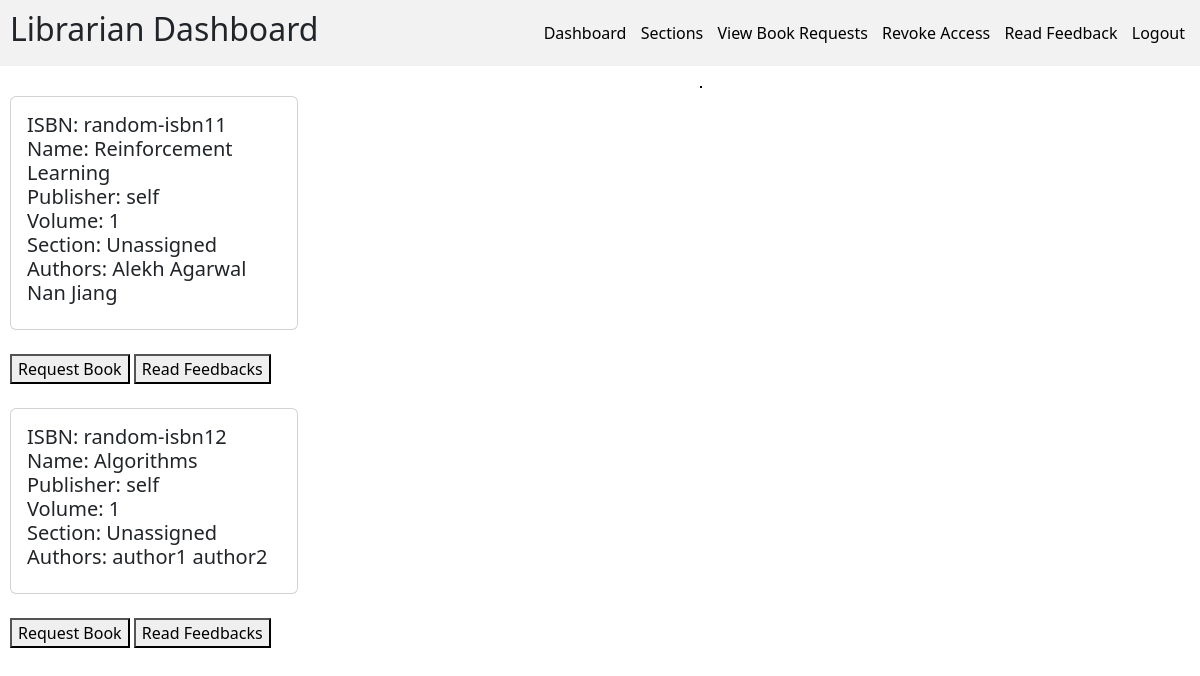
The page /requestBooks/search/ (signed in) on the database its author committed.
### models.py (models this page shows)
class BookModel(db.Model):
    __tablename__ = "book"
    id = Column(Integer, primary_key=True, autoincrement=True)
    isbn = Column(String(13), nullable=False, unique=True)
    name = Column(String(100), nullable=False)
    page_count = Column(Integer, nullable=False)
    content = Column(String, nullable=False)
    publisher = Column(String(100), nullable=False)
    volume = Column(Integer, nullable = False)
    section_id = Column(Integer, ForeignKey("section.id"), nullable=False)
    search_word = Column(String(500), nullable=False)
    price = Column(Integer, nullable=False)

class SectionModel(db.Model):
    __tablename__ = "section"
    id = Column(Integer, primary_key=True, autoincrement=True)
    name = Column(String(20), nullable=False, unique=True)
    date_created = Column(Date, nullable=False)
    description = Column(String(100), nullable=False)
    search_word = Column(String(150), nullable=False)

class BookAuthorModel(db.Model):
    __tablename__ = "book_author"
    book_id = Column(Integer, ForeignKey("book.id"), primary_key=True)
    author_name = Column(String(40), primary_key=True)
    search_word = Column(String(40), nullable=False)

### app.py (the view)
@app.route("/requestBooks/search/", methods=["GET"])
@login_required
def searchRequestBooks():
    book_authors = get_all_book_authors()
    search_word = request.args.get("search_word", default="")
    books = findBooks(search_word)
    user_info = UserInfoModel.query.filter_by(uid=current_user.id).first()
    if not user_info:
        flash("User info does not exist")
        return redirect("/")
    return render_template(
        "search_allBooks.html",
        books=books,
        book_authors=book_authors,
        role=user_info.role,
    )

### app.py (called while the page is built)
def raw(input: str) -> str:
    return input.lower().replace(" ", "")

def get_all_book_authors():
    return BookAuthorModel.query.all()

### blueprints/api.py (called while the page is built)
@login_manager.user_loader
def load_user(id):
    return UserLoginModel.query.get(id)

### templates/search_allBooks.html (shortened to what this page needs)
{% if role == "Librarian" %}
{% extends "librarianBase.html" %}
{% else %}
{% extends "generalBase.html" %}
{% endif %}
{% block content %}
<div>
    {% if not books: %}
    <h3>No matching Search results found!</h3>
    {% else %}
    {% for book in books: %}
    <div class="card" style="width: 18rem;">
        <div class="card-body">
            <h5>
                    ISBN: {{book.isbn}} <br>
                    Name: {{book.name}} <br>
                    Publisher: {{book.publisher}} <br>
                    Volume: {{book.volume}} <br>
                    Section: {{book.section_name}} <br>
                    Authors:
                    {% for book_author in book_authors %}
                        {% if book_author.book_id == book.id: %}
                        {{book_author.author_name}}
                        {% endif %}
                    {% endfor %}
        <br>
            </h5>
        </div>
    </div>
        <br>
        {% for issued_book_id in issued_book_ids if issued_book_id == book.id %}
        [Book already requested or issued] <br>
        {% else %}
        <a href="/requestBook?id={{book.id}}"><button>Request Book</button></a>
        <a href="/readFeedback?id={{book.id}}"><button>Read Feedbacks</button></a>
        <br>
        {% endfor %}
        <br>
    {% endfor %}
</div>
{% endif %}
{% endblock %}

### static/generalStyle.css (style rules this page uses)
html, body { margin: 0px; font-family: Ubuntu, system-ui, -apple-system, BlinkMacSystemFont, "Segoe UI", Roboto, Oxygen, Cantarell, "Open Sans", "Helvetica Neue", sans-serif; }

### rows shown on the page
BookModel: isbn "random-isbn11", name "Reinforcement Learning", publisher "self", volume "1", section_name "Unassigned"
BookAuthorModel: author_name "Alekh Agarwal"
BookAuthorModel: author_name "Nan Jiang"
BookModel: isbn "random-isbn12", name "Algorithms", publisher "self", volume "1", section_name "Unassigned"
BookAuthorModel: author_name "author1"
BookAuthorModel: author_name "author2"
